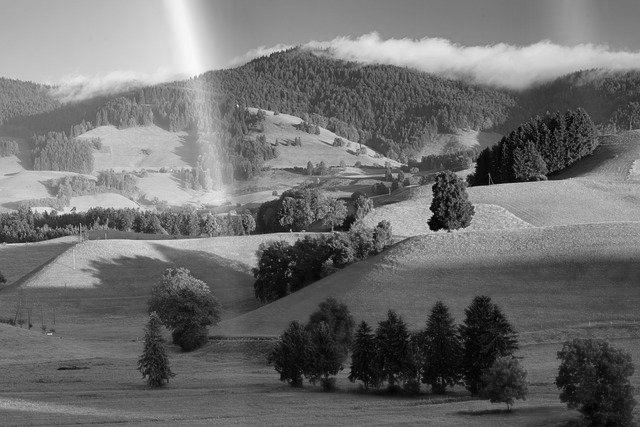
#> input picture semestre-02/introducao-a-programacao-em-python/M2-analise-de-dados-e-plt-pandas/04-edicao-imagem/1- (um).png, 640 x 427 px, found by its file name
$ python 04.1-tres-cores.py
#> lines starting #> are read from the running program, lines starting #| are printed output that depends on the picture
""" 1- Pegue as imagens um.png, dois.png e tres.png, onde são 3 imagens em escala de cinza e
cada uma representa uma das 3 cores que compõe uma imagem (vermelho, verde e azul)
e criem a imagem colorida que é a soma das 3. (As imagens não estão necessariamente em ordem). """

import numpy as np
import cv2 as cv
import os

# Limpar a tela do console
os.system('cls' if os.name == 'nt' else 'clear')

# Carregar as três imagens em escala de cinza
imagem1 = cv.imread(
    'C:\\Users\\Douglas\\Desktop\\Minha PASTA\\Python\\3 - Trabalhos\\Trabalho M2.2\\Trabalho Pronto\\1- (um).png', cv.IMREAD_GRAYSCALE)
#> imagem1 is the input picture: shape (427, 640); min 0, max 255, mean 110.5
imagem2 = cv.imread(
    'C:\\Users\\Douglas\\Desktop\\Minha PASTA\\Python\\3 - Trabalhos\\Trabalho M2.2\\Trabalho Pronto\\2- (dois).png', cv.IMREAD_GRAYSCALE)
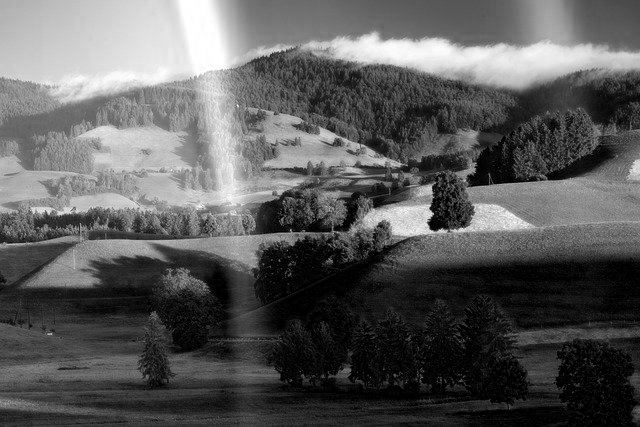
#> input picture semestre-02/introducao-a-programacao-em-python/M2-analise-de-dados-e-plt-pandas/04-edicao-imagem/2- (dois).png, 640 x 427 px, found by its file name
#> imagem2 is the input picture: shape (427, 640); min 0, max 255, mean 90.8
imagem3 = cv.imread(
    'C:\\Users\\Douglas\\Desktop\\Minha PASTA\\Python\\3 - Trabalhos\\Trabalho M2.2\\Trabalho Pronto\\3- (tres).png', cv.IMREAD_GRAYSCALE)
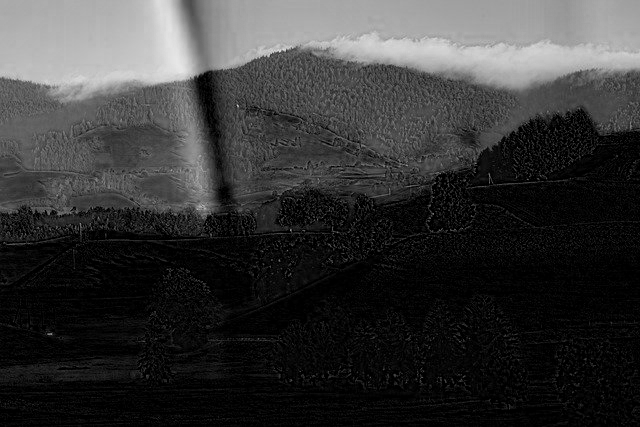
#> input picture semestre-02/introducao-a-programacao-em-python/M2-analise-de-dados-e-plt-pandas/04-edicao-imagem/3- (tres).png, 640 x 427 px, found by its file name
#> imagem3 is the input picture: shape (427, 640); min 0, max 232, mean 54

# Verificar se as imagens foram carregadas corretamente
# None = vazio, se tiver algum problema vai dar a mensagem e dar exit
if imagem1 is None or imagem2 is None or imagem3 is None:
    print("\nErro ao carregar as imagens, adicione o caminho correto das imagens!\n")
    exit()

# Atribuir cada imagem em escala de cinza ao canal correspondente
imagem_colorida = np.zeros(
    (imagem1.shape[0], imagem1.shape[1], 3), dtype=np.uint8)
imagem_colorida[:, :, 1] = imagem1  # Canal Verde
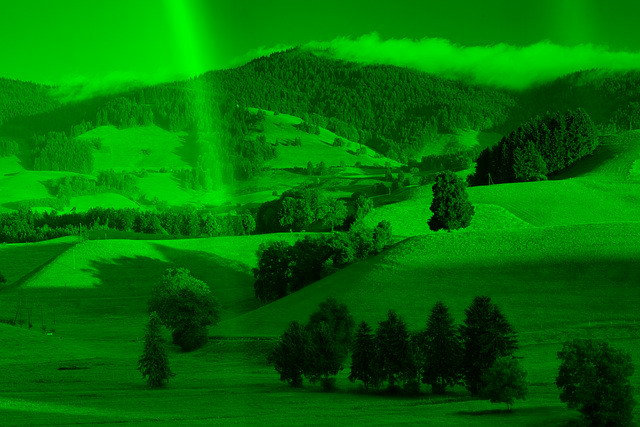
#> imagem_colorida: shape (427, 640, 3); mean of channels 0, 1, 2 0, 110.5, 0; drawn as B, G, R
imagem_colorida[:, :, 2] = imagem2  # Canal Vermelho
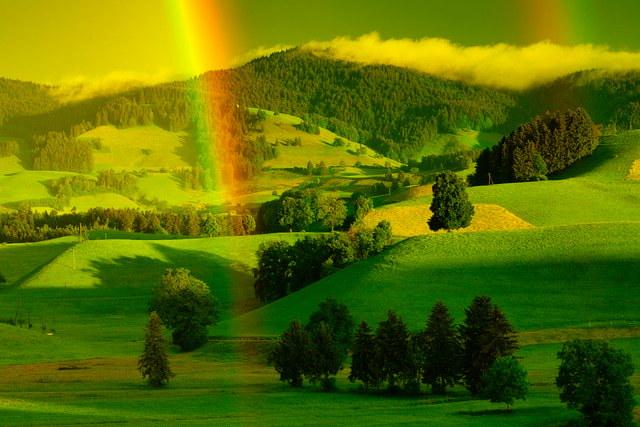
#> imagem_colorida: shape (427, 640, 3); mean of channels 0, 1, 2 0, 110.5, 90.8; drawn as B, G, R
imagem_colorida[:, :, 0] = imagem3  # Canal Azul
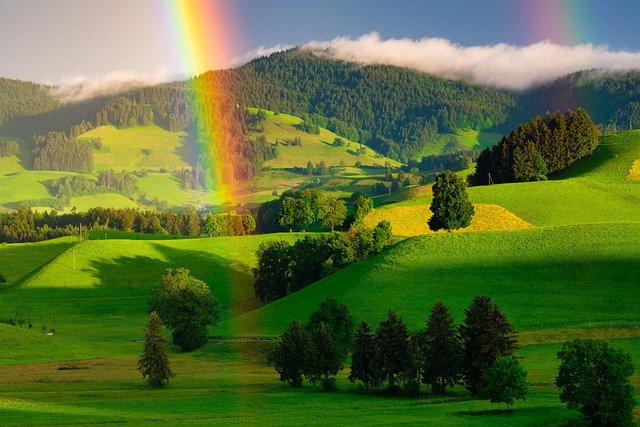
#> imagem_colorida: shape (427, 640, 3); mean of channels 0, 1, 2 54, 110.5, 90.8; drawn as B, G, R

# Mostrar cada imagem em escala de cinza
cv.imshow("Imagem Um (Azul)", imagem1)
cv.imshow("Imagem Dois (Verde)", imagem2)
cv.imshow("Imagem Tres (Vermelho)", imagem3)

# Mostrar a imagem resultante (colorida)
cv.imshow("Imagem Colorida", imagem_colorida)
cv.waitKey(0)
cv.destroyAllWindows()
